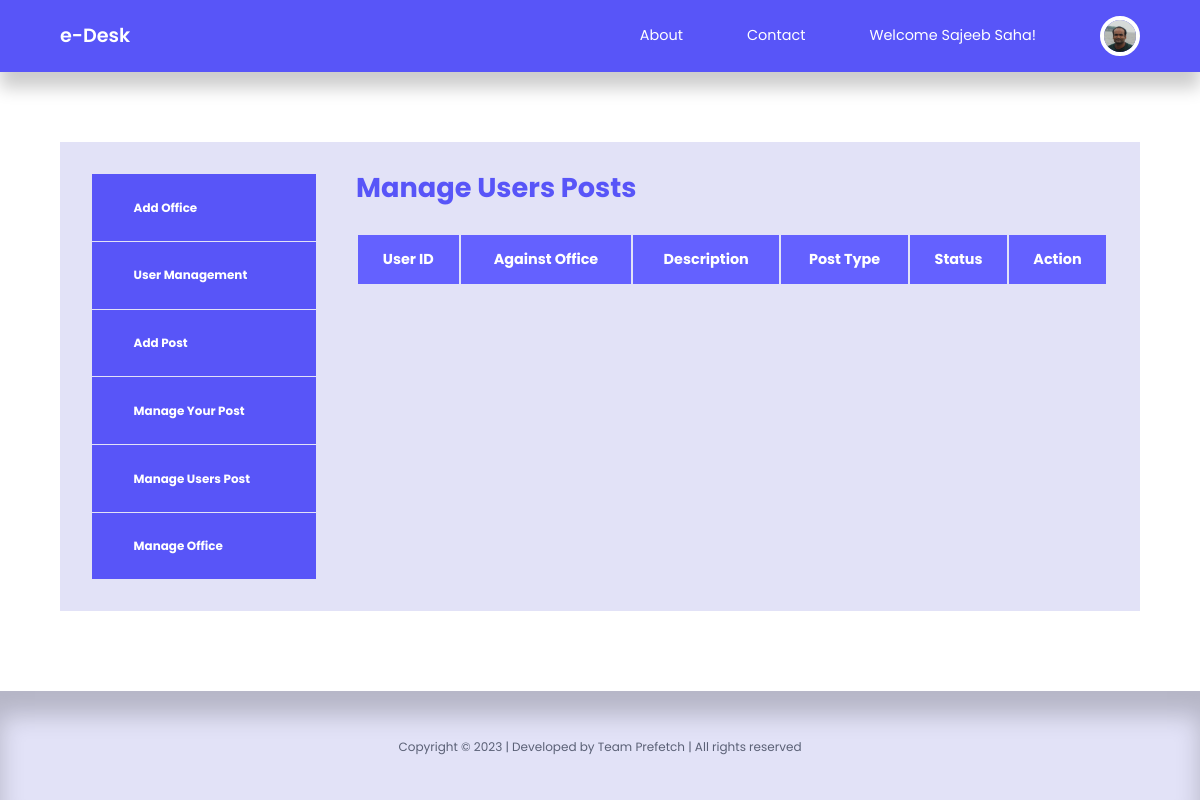
Page /admin/admin-manage-users-post.php on the earlier database version.
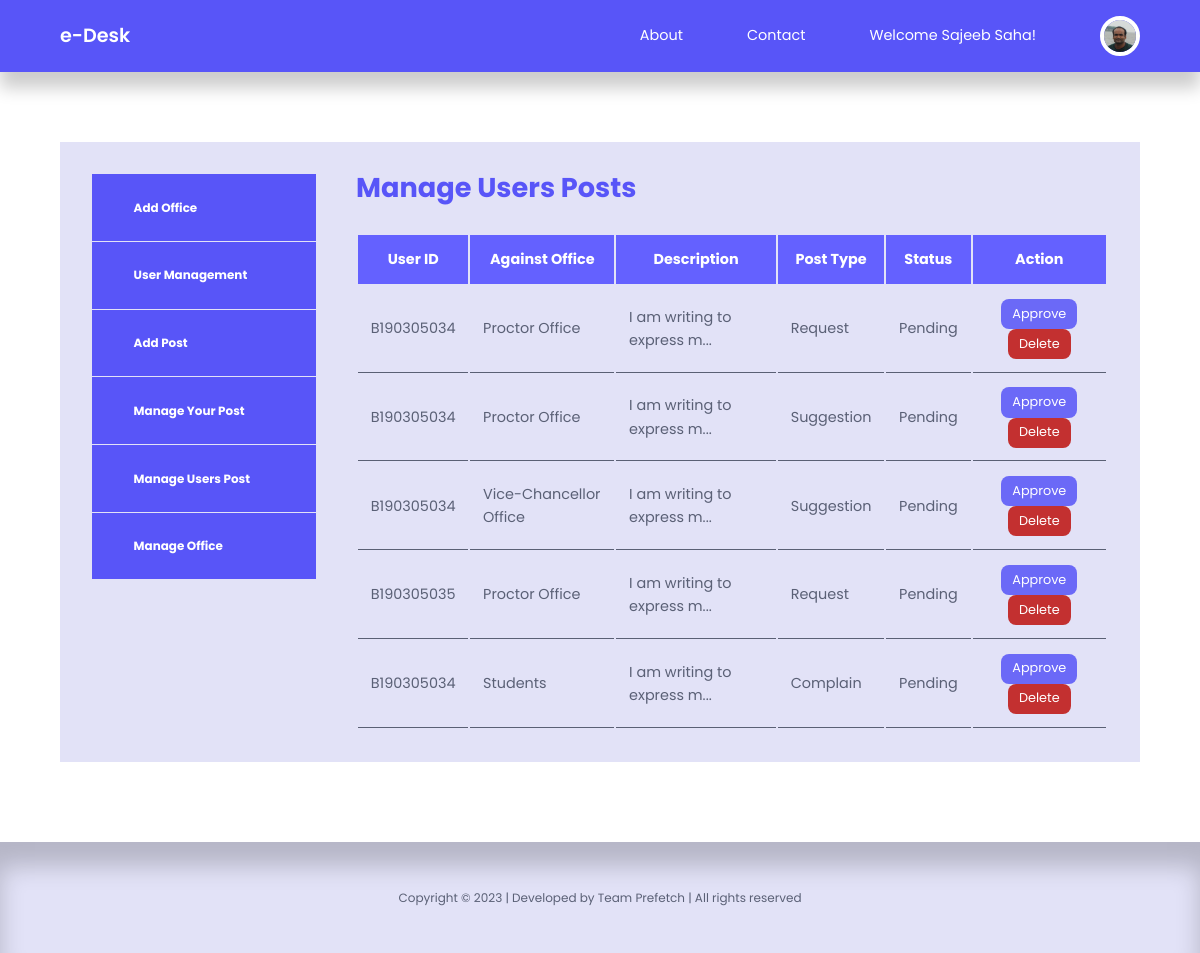
Same page on the later database version.
### tables this page shows
CREATE TABLE `post` (
  `id` int(20) NOT NULL,
  `title` varchar(255) NOT NULL,
  `body` mediumtext NOT NULL,
  `picture` varchar(255) NOT NULL,
  `office_id` int(20) NOT NULL,
  `author_id` int(20) NOT NULL,
  `user_id` int(20) NOT NULL,
  `type` varchar(255) NOT NULL,
  `post_type` varchar(255) NOT NULL,
  `date_time` timestamp NOT NULL DEFAULT current_timestamp(),
  `status` varchar(255) NOT NULL,
  `comment` varchar(255) NOT NULL
);

CREATE TABLE `adminaddoffice` (
  `id` int(20) NOT NULL,
  `title` varchar(255) NOT NULL,
  `description` varchar(255) NOT NULL
);

### admin/admin-manage-users-post.php (the view, shortened to what this page needs)
<?php
include 'partials/header.php';
$query = "SELECT id, title, office_id, body, status, type, post_type FROM post WHERE user_id != 0 and status='Pending' ORDER BY status DESC;";
$posts = mysqli_query($connection, $query);
?>
<br />
<br />
<section class="dashboard">
    <div class="container dashboard__container">
        <aside>
            <ul>
                <li>
                    <a href="admin-add-office.php"><i class="uil uil-pen"></i>
                        <h5>Add Office</h5>
                    </a>
                </li>
                <li>
                    <a href="admin-user-management.php"><i class="uil uil-postcard"></i>
                        <h5>User Management</h5>
                    </a>
                </li>
                <li>
                    <a href="admin-add-post.php"><i class="uil uil-user-plus"></i>
                        <h5>Add Post</h5>
                    </a>
                </li>
                <li>
                    <a href="admin-manage-post.php"><i class="uil uil-users-alt"></i>
                        <h5>Manage Your Post</h5>
                    </a>
                </li>
                <li>
                    <a href="admin-manage-users-post.php"><i class="uil uil-users-alt"></i>
                        <h5>Manage Users Post</h5>
                    </a>
                </li>
                <li>
                    <a href="admin-manage-office.php"><i class="uil uil-edit"></i>
                        <h5>Manage Office</h5>
                    </a>
                </li>
            </ul>
        </aside>
        <main>
            <h2>Manage Users Posts</h2>
            <table id="table">
                <thead>
                    <tr align="center">
                        <th>User ID</th>
                        <th>Against Office</th>
                        <th>Description</th>
                        <th>Post Type</th>
                        <th>Status</th>
                        <th>Action</th>
                    </tr>
                </thead>
                <tbody>
                    <?php while ($post = mysqli_fetch_assoc($posts)) : ?>
                        <?php
                        $category_id = $post['office_id'];
                        $category_query = "SELECT title FROM adminaddoffice WHERE id=$category_id";
                        $category_result = mysqli_query($connection, $category_query);
                        $category = mysqli_fetch_assoc($category_result);
                        ?>
                        <tr>
                            <td>
                                <?= $post['title'] ?>
                            </td>
                            <td>
                                <?= $category['title'] ?>
                            </td>
                            <td>
                                <?php $len = strlen($post['body']); ?>
                                <?php if ($len < 30) : ?>
                                    <?= $post['body'] ?>
                                <?php else : ?>
                                    <?= substr($post['body'], 0, 25) ?>...
                                <?php endif ?>
                            </td>
                            <td>
                                <?= $post['post_type'] ?>
                            </td>
                            <td>
                                <?= $post['status'] ?>
                            </td>
                            <td align="center"><a href="<?= ROOT_URL ?>admin/admin-manage-users-post-active.php?id=<?= $post['id'] ?>" class="btn sm">Approve</a> <a href="<?= ROOT_URL ?>admin/delete-post-user.php?id=<?= $post['id'] ?>" class="btn sm danger">Delete</a></td>
                        </tr>
                    <?php endwhile ?>
                </tbody>
            </table>
        </main>
    </div>
</section>
<?php
include '../partials/footer.php';
?>

Differences in the rows shown:
added post: title "B190305034", adminaddoffice.title "Proctor Office", body "I am writing to express m", post_type "Request", status "Pending"
added post: title "B190305034", adminaddoffice.title "Proctor Office", body "I am writing to express m", post_type "Suggestion", status "Pending"
added post: title "B190305034", adminaddoffice.title "Vice-Chancellor Office", body "I am writing to express m", post_type "Suggestion", status "Pending"
added post: title "B190305035", adminaddoffice.title "Proctor Office", body "I am writing to express m", post_type "Request", status "Pending"
added post: title "B190305034", adminaddoffice.title "Students", body "I am writing to express m", post_type "Complain", status "Pending"
